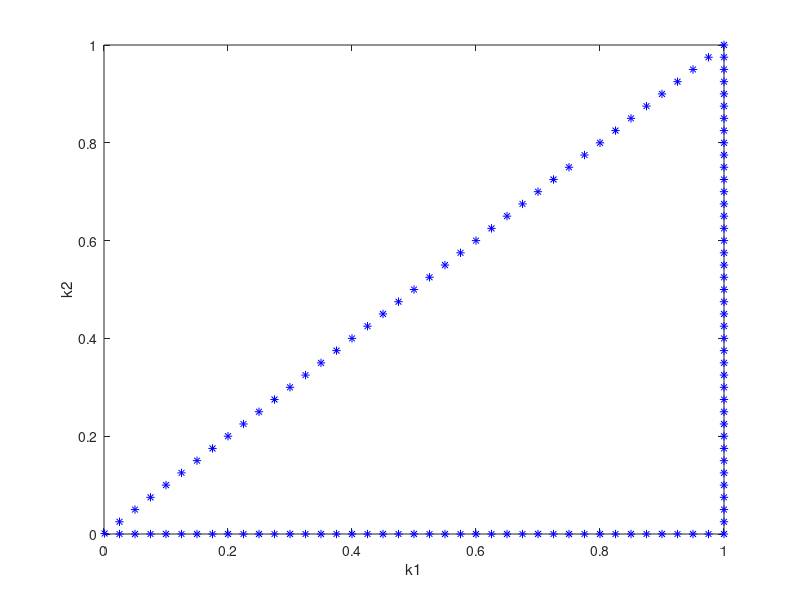

Reproduce this figure in MATLAB.
fid = fopen('BZpath.dat', 'w');
steps = 40;
counter = 0;

dq = 1.0/steps;
figure

for j = 1:steps
    counter = counter + 1;
    vec1 = j*dq;
    vec2 = 0.0;
    plot(vec1, vec2, 'b*');
    hold on;
    fprintf(fid, '%2.0f %20.16f %20.16f \n', counter-1, vec1, vec2);
end

for j = 1:steps
    counter = counter + 1;
    vec1 = 1.0;
    vec2 = j*dq;
    plot(vec1, vec2, 'b*');
    hold on;
    fprintf(fid, '%4.0f %20.16f %20.16f \n', counter-1, vec1, vec2);
end

dq = -1.0/steps;
for j = 1:steps
    counter = counter + 1;
    vec1 = 1.0 + j*dq;
    vec2 = 1.0 + j*dq;
    
    if (vec1==0) && (vec2==0)
        vec1=1e-3;
        vec2=1e-3;
    end
    
    plot(vec1, vec2, 'b*');
    hold on;
    fprintf(fid, '%2.0f %20.16f %20.16f \n', counter-1, vec1, vec2);
end

xlabel('k1')
ylabel('k2')
hold off
fclose(fid);


